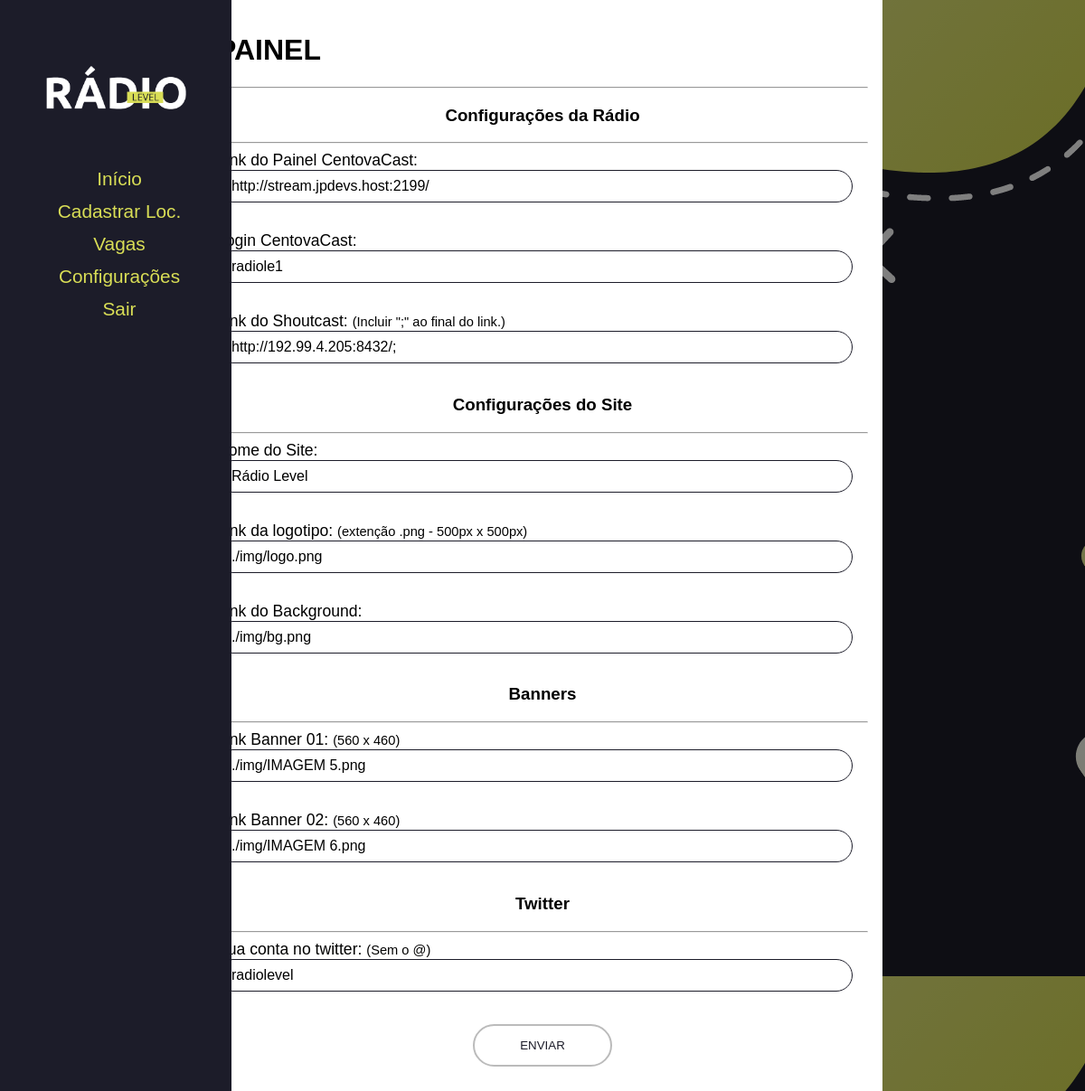
The app's page /painel/main.php (signed in) with its own data.
### tables this page shows
CREATE TABLE `radio_settings` (
  `ID` int(2) UNSIGNED ZEROFILL NOT NULL,
  `shoutcast_url` varchar(255) NOT NULL,
  `centova_url` varchar(255) NOT NULL,
  `centova_login` varchar(255) NOT NULL
);

CREATE TABLE `site_settings` (
  `id` int(2) UNSIGNED ZEROFILL NOT NULL,
  `titulo` varchar(255) NOT NULL,
  `logo` varchar(255) NOT NULL,
  `background` varchar(255) NOT NULL,
  `auth_key` varchar(5000) NOT NULL
);

CREATE TABLE `imagens` (
  `Id` int(75) NOT NULL,
  `Img_URL` varchar(255) NOT NULL
);

CREATE TABLE `redes_sociais` (
  `id` int(11) NOT NULL,
  `Instagram` varchar(255) NOT NULL,
  `Twitter` varchar(255) NOT NULL,
  `GooglePlay` varchar(255) NOT NULL
);

### includes/functions.php (called while the page is built, shortened)
<?php
require_once('config.php');
$consultatitulo =  "SELECT titulo FROM site_settings WHERE id=01";
$consultalogo = "SELECT logo FROM site_settings WHERE id=01";
$consultabg = "SELECT background FROM site_settings WHERE id=01";
$consultashoutcast = "SELECT shoutcast_url FROM radio_settings WHERE id=01";
$consultacentova = "SELECT centova_url FROM radio_settings WHERE id=01";
$consultacclogin = "SELECT centova_login FROM radio_settings WHERE id=01";
$consultaimg1 = "SELECT Img_URL FROM imagens WHERE id=0";
$consultaimg2 = "SELECT Img_URL FROM imagens WHERE id=1";
$consultatwitter = "SELECT Twitter FROM redes_sociais WHERE id=0";
$contitulo = $mysqli->query($consultatitulo) or die ($mysqli->error);
$conlogo = $mysqli->query($consultalogo) or die ($mysqli->error);
$conbg = $mysqli->query($consultabg) or die ($mysqli->error);
$consc = $mysqli->query($consultashoutcast) or die ($mysqli->error);
$conccurl = $mysqli->query($consultacentova) or die ($mysqli->error);
$concclogin = $mysqli->query($consultacclogin) or die ($mysqli->error);
$conimg1 = $mysqli->query($consultaimg1) or die ($mysqli->error);
$conimg2 = $mysqli->query($consultaimg2) or die ($mysqli->error);
$contt = $mysqli->query($consultatwitter) or die ($mysqli->error);

### painel/main.php (the view, shortened to what this page needs)
<?php
require('../includes/config.php');
require('../includes/functions.php');
?>
<!DOCTYPE html>
<html lang="pt-br">
    <head>
        <link rel="stylesheet" href="./front/css/main.css">
    </head>
    <body style="background: url(../img/bg.png);">
        <div id="sideBar">
            <center><img src="../img/logo.png" alt=""></center>
            <a href="./main.php">Início</a>
            <a href="./cadastrarloc.php">Cadastrar Loc.</a>
            <a href="./vagas.php">Vagas</a>
            <a href="./ajustes.php">Configurações</a>
            <a href="./logout.php">Sair</a>
        </div>
        <main>
            <h1>PAINEL</h1>
            <hr>
            <form action="change.php" method="POST">
                <div id="configRadio" class="container">
                    <h3>Configurações da Rádio</h3>
                    <hr>
                    <div class="labelInput">
                        <label for="linkPainelCentova">Link do Painel CentovaCast:</label><br/>
                        <input type="link" name="pCentova" id="linkPainelCentova" value="<?php while($linkcc = $conccurl->fetch_assoc()){ echo $linkcc["centova_url"];}?>">
                    </div>
                    <div class="labelInput">
                        <label for="loginCentova">Login CentovaCast:</label><br/>
                        <input type="text" name="lCentova" id="loginCentova" value="<?php while($logincc = $concclogin->fetch_assoc()){ echo $logincc["centova_login"];} ?>";>
                    </div>
                    <div class="labelInput">
                        <label for="lkCentova">Link do Shoutcast: <small>(Incluir ";" ao final do link.)</small></label><br/>
                        <input type="link" name="lkCentova" id="lkCentova" value="<?php while($linksc = $consc->fetch_assoc()){ echo $linksc["shoutcast_url"];}?>">
                    </div>
                </div>
                <div id="configSite" class="container">
                    <h3>Configurações do Site</h3>
                    <hr>
                    <div class="labelInput">
                        <label for="nomeSite">Nome do Site:</label><br/>
                        <input type="text" name="nSite" id="nomeSite" value="<?php while($nsitenome = $contitulo->fetch_assoc()){ echo $nsitenome["titulo"];}?>">
                    </div>
                    <div class="labelInput">
                        <label for="logoSite">Link da logotipo: <small>(extenção .png - 500px x 500px)</small></label><br/>
                        <input type="link" name="lLogo" id="logoSite" value="<?php while($linklogo = $conlogo->fetch_assoc()){ echo $linklogo["logo"];}?>">
                    </div>
                    <div class="labelInput">
                        <label for="bgSite">Link do Background:</label><br/>
                        <input type="link" name="lBg" id="bgSite" value="<?php while($linkbh = $conbg->fetch_assoc()){ echo $linkbh["background"];}?>">
                    </div>
                </div>
                <div id="Carrossel" class="container">
                    <h3>Banners</h3>
                    <hr>
                    <div class="labelInput">
                        <label for="banner1">Link Banner 01: <small>(560 x 460)</small></label><br/>
                        <input type="link" name="1br" id="banner1" value="<?php while($mostrabanner = $conimg1->fetch_assoc()){ echo $mostrabanner["Img_URL"];}?>">
                    </div>
                    <div class="labelInput">
                        <label for="banner2">Link Banner 02: <small>(560 x 460)</small></label><br/>
                        <input type="link" name="2br" id="banner2" value="<?php while($mostrabanner2 = $conimg2->fetch_assoc()){ echo $mostrabanner2["Img_URL"];}?>">
                    </div>
                </div>
                <div id="Twitter" class="container">
                    <h3>Twitter</h3>
                    <hr>
                    <div class="labelInput">
                        <label for="nomeTwitter">Sua conta no twitter: <small>(Sem o @)</small></label><br/>
                        <input type="link" name="nTT" id="nomeTwitter" value="<?php while($tt = $contt->fetch_assoc()){ echo $tt["Twitter"];}?>">
                    </div>
                </div>
                <button type="submit">Enviar</button>
            </form>
        </main>
    </body>
</html>

### painel/front/css/main.css (style rules this page uses)
:root { --cor-primaria: #1C1C29; --cor-secundaria: #D9DE56; --cor-terciaria: #bbbbbb; }
body { margin: 0; padding: 0; display: flex; justify-content: center; font-family: sans-serif; }
main { width: 60%; height: 100%; background-color: white; padding: 1rem; }
#sideBar { height: 100%; width: 16rem; position: fixed; z-index: 1; top: 0; left: 0; background-color: var(--cor-primaria); overflow-x: hidden; padding-top: 1rem; text-align: center; }
#sideBar img { width: 10rem; height: 10rem; }
#sideBar a { padding: 6px 8px 6px 16px; text-decoration: none; font-size: 1.3rem; color: var(--cor-secundaria); display: block; transition: .2s; }
.container h3 { text-align: center; }
.labelInput { margin-bottom: 1rem; }
.labelInput label { font-size: 1.1rem; }
.labelInput input { width: 95%; height: 2rem; border-radius: 3rem; border: 1px solid var(--cor-primaria); outline: none; font-size: 1rem; padding-left: 15px; margin-bottom: 1rem; }
form button { border: 0; background: none; display: block; margin: 20px auto; text-align: center; border: 2px solid var(--cor-terciaria); padding: 14px 50px; outline: none; color: var(--cor-primaria); border-radius: 24px; transition: .25s; cursor: pointer; text-transform: uppercase; }

### records on screen
radio_settings: pCentova "http://stream.jpdevs.host:2199/", lCentova "radiole1", lkCentova "http://192.99.4.205:8432/;"
site_settings: nSite "Rádio Level", lLogo "./img/logo.png", lBg "./img/bg.png"
imagens: Img_URL "./img/IMAGEM 5.png"
imagens: Img_URL "./img/IMAGEM 6.png"
redes_sociais: nTT "radiolevel"
